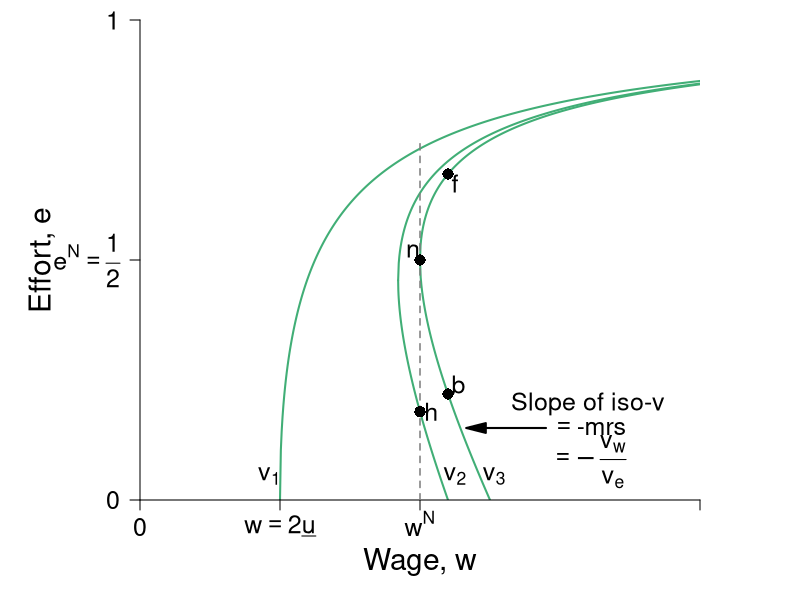

The R script that drew this image:
require(shape)
pdf(file = "employment/employment_brf_pc_leftpanel.pdf", width = 9, height = 7)

#Set parameters for graphics
axislabelsize <- 1.8
labelsize <- 1.5
namesize <- 1.8
annotatesize <- 1.5
graphlinewidth <- 2
segmentlinewidth <- 1.5

COL <- c("#7fc97f", "#beaed4", "#fdc086", "#ffff99", "#386cb0", "#f0027f", "#bf5b17", "#666666")
COLA <- c("#e0f3db", "#99d8c9","#66c2a4","#41ae76", "#238b45", "#005824")
COLB <- c("#c6dbef", "#4eb3d3", "#2b8cbe", "#0868ac","#084081")
COLC <- c("#fcfbfd", "#efedf5", "#dadaeb", "#bcbddc", "#9e9ac8", "#807dba", "#6a51a3", "#54278f", "#3f007d")
grays <- gray.colors(25, start = 1, end = 0)

#The equation is below when v = 0. See Wolfram Alpha output. 
isov <- function(w, delta = 5) {
}

isovhigh1 <- function(w, delta = 5, v = 5){
  (sqrt(w^2 - 4 * delta * v) - w + 2*v)/( 2 * v )
}

isovlow1 <- function(w, delta = 5, v = 5){
  (-sqrt(w^2 - 4 * delta * v) - w + 2*v)/( 2 * v )
}

isovhigh2 <- function(w, delta = 5, v = 15){
  (sqrt(w^2 - 4 * delta * v) - w + 2*v)/( 2 * v )
}

isovlow2 <- function(w, delta = 5, v = 15){
  (-sqrt(w^2 - 4 * delta * v) - w + 2*v)/( 2 * v )
}

isovhigh3 <- function(w, delta = 5, v = 20){
  (sqrt(w^2 - 4 * delta * v) - w + 2*v)/( 2 * v )
}

isovlow3 <- function(w, delta = 5, v = 20){
  (-sqrt(w^2 - 4 * delta * v) - w + 2*v)/( 2 * v )
}

brfFn <- function(w, delta = 5) {
  1 - (2*delta) /w
}

#This is evaluated for p = 12; q = 12/(8*sqrt(12^2 - 4*delta1*v1)) - 1/8 for the slope
#At p = 12; q = (-sqrt(12^2 - 4*v1*delta1) - 12 + 2*v1)/(2*v1) = 0.799
tangencyLine <- function(w){
  (w*(0.05))
}



COL <- c("#f7fcf5", "#e5f5e0", "#c7e9c0", "#a1d99b", "#74c476", "#41ab5d", "#238b45", "#005a32")
grays <- gray.colors(25, start = 1, end = 0)
par(mar =  c(5, 7, 1, 5))
xlims <- c(0, 40)
ylims <- c(0, 1)

plot(0, 0, xlim = xlims, ylim = ylims, type = "n",
     xlab = expression(paste("Wage, ", w)),
     ylab = expression(paste("")),
     xaxt = "n", 
     yaxt = "n", 
     cex.lab = axislabelsize, 
     lwd = 3,
     bty = "n", 
     xaxs="i", 
     yaxs="i")


npts <- 500 
npts2 <- 501
#Specify the sequences of points for graphing. 
xx0 <- seq(5, xlims[2], length.out = npts)
xx1 <- seq(10, xlims[2], length.out = npts)
xx2 <- seq(5, 15, length.out = npts)
xx3 <- seq(10, xlims[2], length.out = npts2)
xx4 <- seq(xlims[1], 10, length.out = npts2)
#For below, I solved sqrt(p^2 - 200) - p + 200/p = 0, getting p = 10*sqrt(2) = 14.14214
xx5 <- seq( 18.43909, xlims[2], length.out = npts2)
xx6 <- seq( 18.43909, 25, length.out = npts2)
xx7 <- seq(20, xlims[2], length.out = npts2)
xx8 <- seq(xlims[1], 25, length.out = npts2)

text(-7,0.5*ylims[2], expression(paste("Effort, ", e)), xpd = TRUE, cex = axislabelsize, srt = 90) 


#Draw the lines for the graphs
#lines(xx0, isov(xx0, delta = 5), col = COL[3], lwd = graphlinewidth)
#lines(xx1, brfFn(xx1), col = "#beaed4", lwd = graphlinewidth)
#lines(xx2, tangencyLine(xx2), col = "darkgrey", lwd = 3, lty = 2)
lines(xx3, isovhigh1(xx3, v = 5, delta = 5), col = COLA[4], lwd = graphlinewidth)
lines(xx4, isovlow1(xx4, v = 5, delta = 5), col = COLA[4], lwd = graphlinewidth)
lines(xx5, isovhigh2(xx5, v = 17, delta = 5), col = COLA[4], lwd = graphlinewidth)
lines(xx6, isovlow2(xx6, v = 17, delta = 5), col = COLA[4], lwd = graphlinewidth)
lines(xx7, isovhigh3(xx7, v = 20, delta = 5), col = COLA[4], lwd = graphlinewidth)
lines(xx8, isovlow3(xx8, v = 20, delta = 5), col = COLA[4], lwd = graphlinewidth)

#Customize ticks and labels for the plot
ticksy <- c(0, NA, 0.5, 1)
#ylabels <- c(0, expression(paste(frac(1,2))), 1)
ylabels <- c(0, NA, expression(paste(e^N == frac(1,2))), 1)
ticksx <- c(0, 10, NA, 20, 40)
xlabels <- c(0, expression(paste(w == 2, underline(u))), NA, expression(paste(w^N)) , NA)
#ticksx <- c(0, 10, 18.4, 20, 40)
#xlabels <- c(0, expression(paste(w == 2, underline(u))), expression(paste(w^g)), expression(paste(w^N)) , NA)
axis(1, at = ticksx, pos = 0, labels = xlabels, cex.axis = labelsize)
axis(2, at = ticksy, pos = 0, labels = ylabels, las = 1,cex.axis = labelsize)

#Annotation of the three graphs and the NE
text(9.25, 0.05, expression(paste(v[1])),cex = labelsize, xpd = TRUE)
text(22.5, 0.05, expression(paste(v[2])),cex = labelsize, xpd = TRUE)
text(25.3, 0.05, expression(paste(v[3])),cex = labelsize, xpd = TRUE)
#text(37.5, 0.66, expression(paste("Employee's ICC, or")),cex = labelsize,xpd = TRUE)
#text(37.5, 0.61, expression(paste("Best-response function")),cex = labelsize,xpd = TRUE)
#text(37.5, 0.56, expression(paste(e(w))),cex = labelsize,xpd = TRUE)

#Lines for the coordinates of the Nash equilbrium
#segments(5, 0, 5, 1, lty = 2, col = "darkgray", lwd = 3)
#segments(10, 0, 10, 0.2, lty = 2, col = grays[20], lwd = segmentlinewidth)
segments(20, 0, 20, 0.75, lty = 2, col = grays[20], lwd = segmentlinewidth)
#segments(0, 0.5, 20, 0.5, lty = 2, col = grays[20], lwd = segmentlinewidth)
#segments(14.14214, 0.15, 14.14214, 0.45, lty = 2, col = "darkgray", lwd = 3)
text(19.5, 0.52, expression(n), cex = labelsize)
#text(27, 0.48, expression(paste("Incomplete contract")), cex = labelsize)
#text(27, 0.43, expression(paste("Nash equilibrium")), cex = labelsize)


#Arrows and slope of iso-v label
Arrows(29, 0.15, 24, 0.15,  col = "black", lty = 1, lwd = 2, arr.type = "triangle")
text(32, 0.2, expression(paste("Slope of iso-v")), cex = labelsize)
text(32.3, 0.15, expression(paste(phantom() == "-mrs ")), cex = labelsize)
text(32, 0.08, expression(paste(phantom() == -frac(v[w], v[e]))),cex = labelsize)



#Add a point for the NE
points(20, 0.5, pch = 16, col = "black", cex = 1.5)


#segments(18.4, 0, 18.4, 0.75, lty = 2, col = grays[20], lwd = segmentlinewidth)
#segments(0, brfFn(w = 18.4), 18.4, brfFn(w = 18.4), lty = 2, col = grays[20], lwd = segmentlinewidth)
#points(18.4, brfFn(w = 18.4), pch = 16, col = "black", cex = 1.5)
#text(17.5, brfFn(18.4) + 0.02, expression(g), cex = labelsize)



#Add a point for h
#Figure out q for p = 14.14214: q = 1 - 2delta/p = 1 - (2*5)/14.14214 =  0.2928934
points(20, 0.1839422, pch = 16, col = "black", cex = 1.5)
text(20.8, 0.1839422, expression(h), cex = labelsize)

points(22, isovhigh3(22, v = 20, delta = 5), pch = 16, col = "black", cex = 1.5)
text(22 + 0.5, isovhigh3(22, v = 20, delta = 5) - 0.02, expression(f),cex = labelsize)
points(22, isovlow3(22, v = 20, delta = 5), pch = 16, col = "black", cex = 1.5)
text(22 + 0.75, isovlow3(22, v = 20, delta = 5) + 0.02, expression(b),cex = labelsize)


dev.off()
